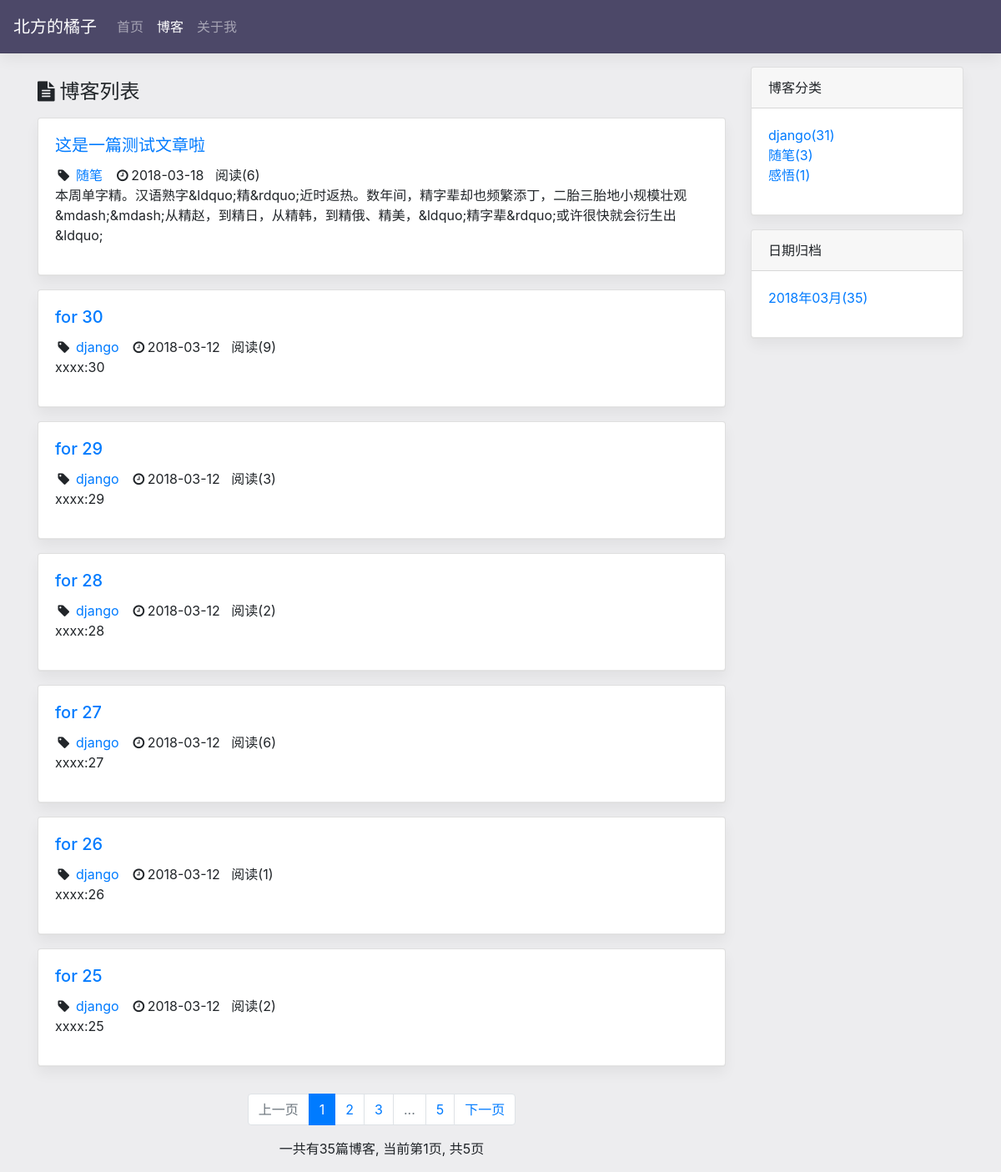
/blog/, run on an earlier commit of the app's database.
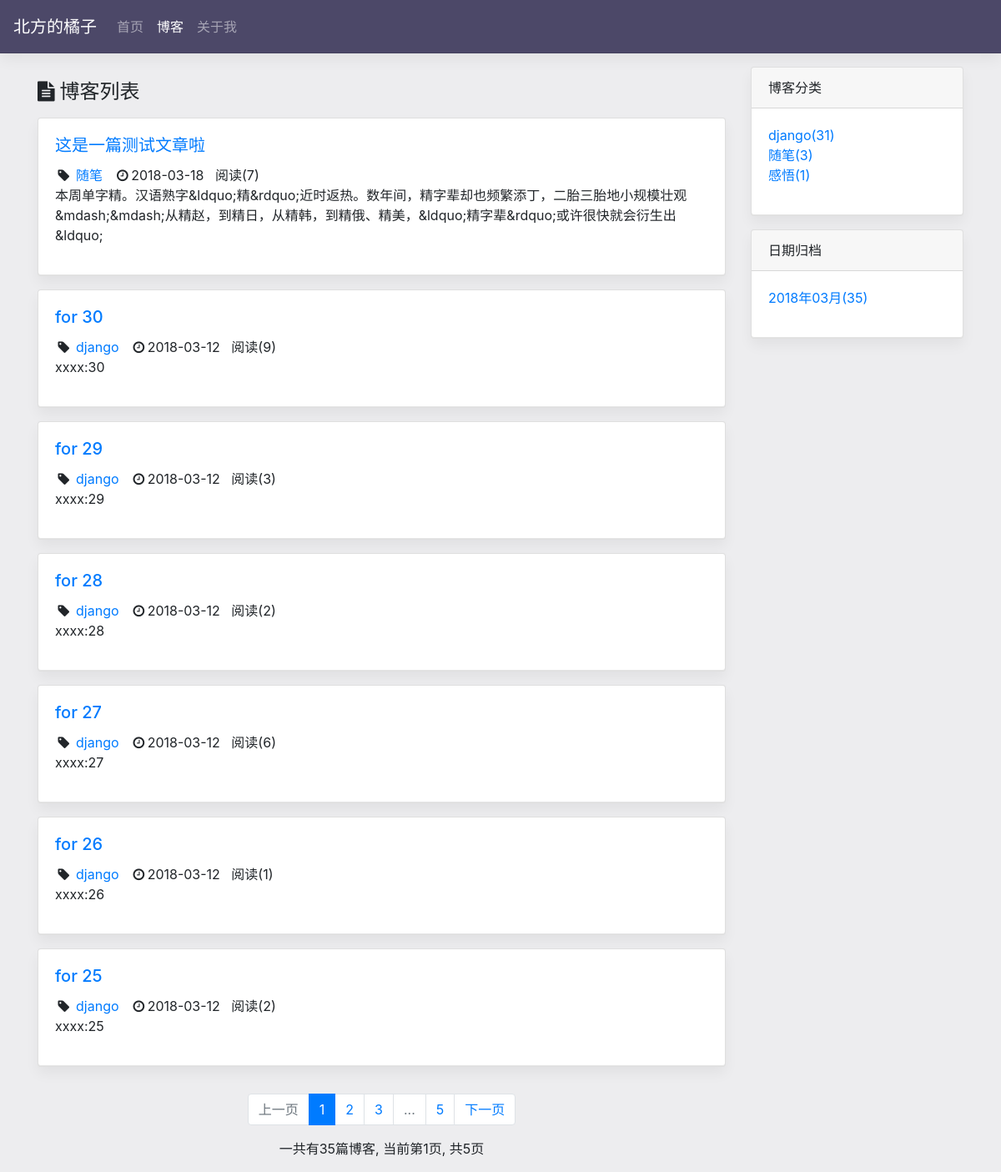
And on a later commit of the database.
### blog/models.py (models this page shows, shortened)
class Blog(models.Model,ReadNumExpandMethod):#博客
    title = models.CharField(max_length=50)
    blog_type = models.ForeignKey(Blog_Type,on_delete=models.DO_NOTHING)
    content = RichTextUploadingField()
    author = models.ForeignKey(User,on_delete=models.DO_NOTHING)
    read_details = GenericRelation(ReadDetail)
    created_time = models.DateTimeField(auto_now_add=True)
    last_updated_time = models.DateTimeField(auto_now=True)
    class Meta:
        ordering = ['-created_time']

class Blog_Type(models.Model):#博客类型
    type_name = models.CharField(max_length=15)
    def __str__(self):
        return self.type_name

### read_statistics/models.py (models this page shows)
class ReadNum(models.Model):
    read_num = models.IntegerField(default=0)
    content_type = models.ForeignKey(ContentType, on_delete=models.DO_NOTHING)
    object_id = models.PositiveIntegerField()
    content_object = GenericForeignKey('content_type', 'object_id')

### blog/views.py (the view)
# urls.py: path('',views.blog_list,name='blog_list'),
def blog_list(request):
    blogs_all_list = Blog.objects.all()
    context = get_blog_common_data(request,blogs_all_list)
    return render(request,'blog/blog_list.html',context)

### read_statistics/models.py (called while the page is built)
    def get_read_num(self):
        try:
            ct= ContentType.objects.get_for_model(self)
            readnum = ReadNum.objects.get(content_type = ct,object_id=self.pk)
            return readnum.read_num
        except exceptions.ObjectDoesNotExist:
            return 0

### templates/blog/blog_list.html (shortened to what the changed rows need)
{% extends 'base.html'%}
{% load staticfiles %}
{% block header_extends %}
    <link rel="stylesheet" href="{% static "css/blog.css"%}">
{% endblock %}
{% block content %}
    <div class="container">
        <div class="row">
            <div class="col-sm-9">
                            {% for blog in page_of_blogs.object_list %}
                            <div class="card card-style">
                                <div class="card-body">
                                <div class="blog">
                                 <h5 class="card-title"><a href="{% url 'blog_detail' blog.pk %}">
                                    {{ blog.title }}
                                </a></h5>
                                <p class="blog-info">
                                    <i class="fa  fa-tag fa-fw" ></i> <a href="{% url 'blogs_with_type' blog.blog_type.pk %}">{{blog.blog_type}}</a>&nbsp;&nbsp;
                                    <i class="fa  fa-clock-o fa-fw"></i>{{blog.created_time|date:"Y-m-d"}} &nbsp;&nbsp;阅读({{blog.get_read_num}})
                                </p>
                                <p>{{ blog.content|striptags|truncatechars:120}}</p>
                                </div>
                            </div>
                            </div>
                                {% empty%}
                                    <p>---暂无博客，敬请期待----</p>
                                {% endfor%}
            </div>
        </div>
       </div>
{% endblock %}

What changed in the data, as far as the page shows it:
changed through a linked row, Blog "这是一篇测试文章啦": get_read_num "6" → "7"
